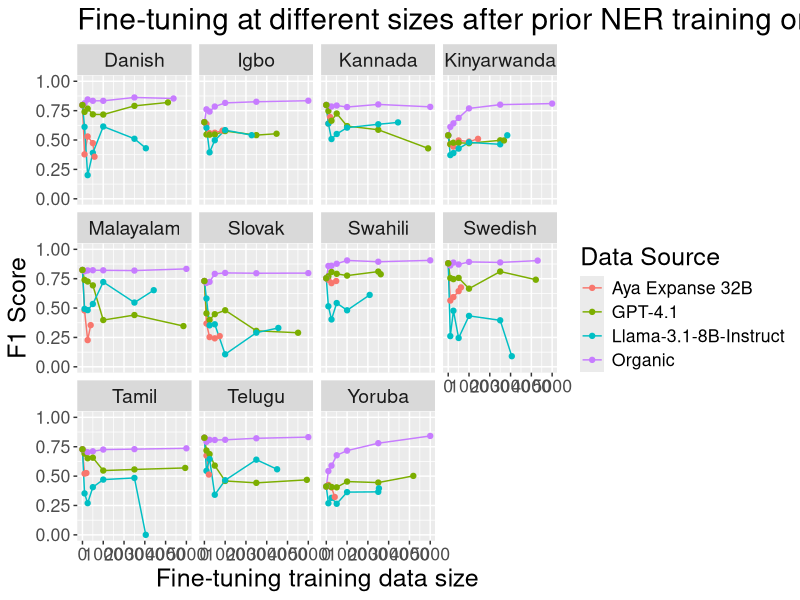
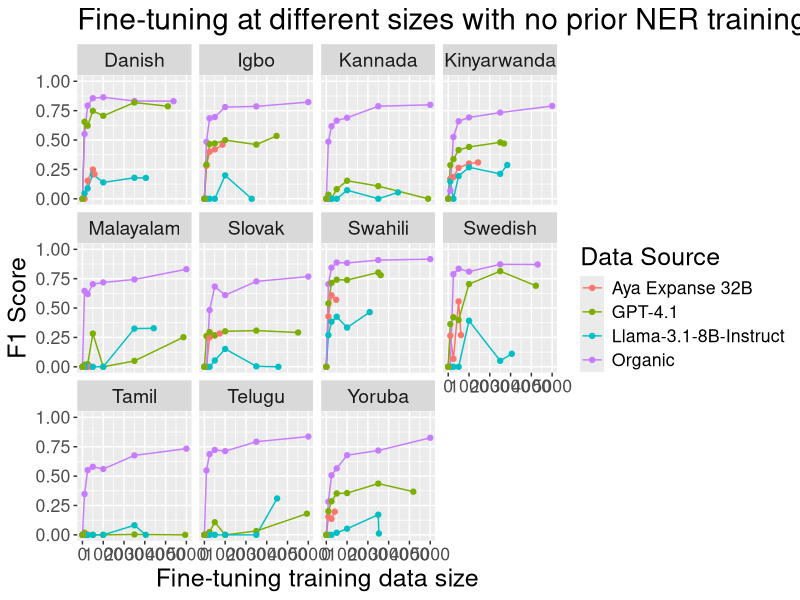

These charts were generated, in order, by the following R code:
library(tidyverse)

finetuning <- read_csv("./results/finetuning_synth_eval.csv")
fromscratch <- read_csv("./results/fromscratch_synth_eval.csv")

finetuning_plot <- finetuning %>% 
  filter(raw_data_source!='pre_training') %>% 
  mutate(data_source = if_else(data_source %in% c("MasakhaNER 2", "Naamapadam", "Universal NER"), 'Organic', data_source)) %>%
  mutate(Language = case_when(
    lang == "da"  ~ "Danish",
    lang == "ibo" ~ "Igbo",
    lang == "kin" ~ "Kinyarwanda",
    lang == "kn"  ~ "Kannada",
    lang == "ml"  ~ "Malayalam",
    lang == "sk"  ~ "Slovak",
    lang == "sv"  ~ "Swedish",
    lang == "swa" ~ "Swahili",
    lang == "ta"  ~ "Tamil",
    lang == "te"  ~ "Telugu",
    lang == "yor" ~ "Yoruba",
    TRUE ~ lang
  )) %>%
  ggplot(aes(x=size, y=f1, color=data_source)) +
  geom_line() +
  geom_point() +
  labs(
    title = "Fine-tuning at different sizes after prior NER training on related language",
    x = "Fine-tuning training data size",
    y = "F1 Score",
    color = "Data Source"
  ) +
  ylim(0, 1) +
  xlim(0, 5000) +
  facet_wrap(~ Language) +
  # Set different text sizes for the facet labels and the main title
  theme(text = element_text(size = 16),
        strip.text = element_text(size = 14),
        title = element_text(size = 18))

ggsave("finetuning_synth_eval.png", finetuning_plot, width = 16, height = 8)

fromscratch_plot <- fromscratch %>%
  filter(raw_data_source!='pre_training') %>%
  mutate(data_source = if_else(data_source %in% c("MasakhaNER 2", "Naamapadam", "Universal NER"), 'Organic', data_source)) %>%
  mutate(Language = case_when(
    lang == "da"  ~ "Danish",
    lang == "ibo" ~ "Igbo",
    lang == "kin" ~ "Kinyarwanda",
    lang == "kn"  ~ "Kannada",
    lang == "ml"  ~ "Malayalam",
    lang == "sk"  ~ "Slovak",
    lang == "sv"  ~ "Swedish",
    lang == "swa" ~ "Swahili",
    lang == "ta"  ~ "Tamil",
    lang == "te"  ~ "Telugu",
    lang == "yor" ~ "Yoruba",
    TRUE ~ lang
  )) %>%
  ggplot(aes(x=size, y=f1, color=data_source)) +
  geom_line() +
  geom_point() +
  labs(
    title = "Fine-tuning at different sizes with no prior NER training",
    x = "Fine-tuning training data size",
    y = "F1 Score",
    color = "Data Source"
  ) +
  facet_wrap(~ Language) +
  ylim(0, 1) +
  xlim(0, 5000) + 
  theme(text = element_text(size = 16),
        strip.text = element_text(size = 14),
        title = element_text(size = 18))

ggsave("fromscratch_synth_eval.png", fromscratch_plot, width = 16, height = 8)

